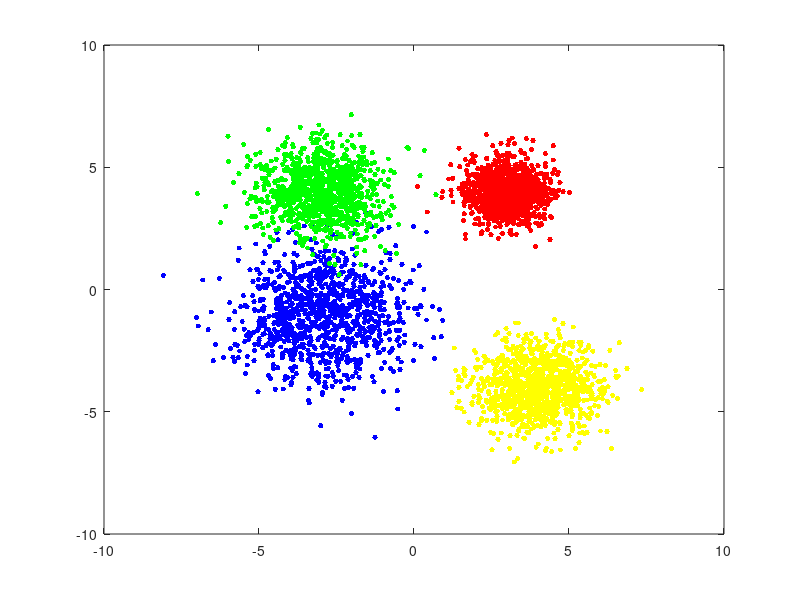

Write the MATLAB code that produced this figure. (Note: this script raises an error after producing the figure.)
clc;
close all;
clear;
% Generating dataset
labels1 = ones(1,1000);
labels2 = repmat(2,1,1000);
labels3 = repmat(3,1,1000);
labels4 = repmat(4,1,1000);
initialLabels = [labels1, labels2, labels3, labels4];
Mean1 = [-3; -1];
Std1 = std(Mean1);
Mean2 = [3; 4];
Std2 = std(Mean2);
Mean3 = [4; -4];
Std3 = 1;
Mean4 = [-3; 4];
Std4 = 1;
samples = 1000; 
data1 = Std1 * randn(2, samples) + repmat(Mean1, 1, samples);
data2 = Std2 * randn(2, samples) + repmat(Mean2, 1, samples);
data3 = Std3 * randn(2, samples) + repmat(Mean3, 1, samples);
data4 = Std4 * randn(2, samples) + repmat(Mean4, 1, samples);

% Plot original dataset
figure;
plot(data1(1, :), data1(2,:),'b.', 'MarkerSize',12);
hold on;
plot(data2(1,:), data2(2,:), 'r.', 'MarkerSize',12);
plot(data3(1,:), data3(2,:), 'y.', 'MarkerSize',12);
plot(data4(1,:), data4(2,:), 'g.', 'MarkerSize',12);
legend('Dataset 1', 'Dataset 2', 'Dataset 3', 'Dataset 4', 'location', 'NW'); 
title('Original Dataset');
hold off;
xlabel('x-value');
ylabel('y-value');
xlim([-10 10]);
ylim([-8 12]);
grid on;

trainData = [data1 data2 data3 data4]; % creating training data

% K-Means from first principles
X = trainData';
K = 4;
max_iterations = 10; %5;
max_k = 10;
elbow_found = false;
k_sumD = zeros(max_k,1);
k_indices = zeros(4000,max_k);
k_mse = zeros(max_k,1);
final_centroids = zeros(max_k,2);
final_indices = zeros(max_k,1);
elbow = 0;
for k = 1:max_k % iterate through multiple K values 
    centroids = initCentroids(X,k);
    sumD = zeros(k,1);
    for i = 1:max_iterations
        indices = reassignPoints(X, centroids); % reassign the indices to the relevant clusters
        [centroids, distances] = computeCentroidsandDistances(X, indices, k); % recalculate centroids, and distances among all clusters
        sumD(i) = distances; 
    end
    k_mse(k) = mse(X, centroids)/k;
    k_sumD(k) = sumD(max_iterations); % Get final distance value for finished iteration of K
    k_indices(:,k) = indices; % Get final indices for finished iteration of K
    if k == 4
        final_centroids = centroids;
        final_indices = indices;
    end
end

% Plotting Calinski-Harabasz evaluation for K means
eva = evalclusters(X, k_indices, 'CalinskiHarabasz');
figure;
plot(eva);
title('Calinski-Harabasz Method for Optimal K');
grid on;

% Plotting Davies-Bouldin
evaDB = evalclusters(X, k_indices, 'DaviesBouldin');
figure;
plot(evaDB);
title('Davies-Bouldin Method for Optimal K');
grid on;

% Plotting each k_mse
figure;
plot(k_mse, 'bo-', 'LineWidth',2);
title('Elbow Method for Optimal K');
    xlabel('K value')
    ylabel('MSE');
    grid on;

% Plotting K-Means
message = sprintf('KMeans Clustering (MaxIterations = %d)', max_iterations);
figure;

plot(trainData(1, final_indices == 1),trainData(2, final_indices == 1),'b.', 'MarkerSize',12);% for 1st cluster
hold on;
plot(trainData(1, final_indices == 2), trainData(2, final_indices == 2), 'r.', 'MarkerSize',12); %for 2nd cluster
plot(trainData(1, final_indices == 3), trainData(2, final_indices == 3), 'y.', 'MarkerSize',12); %for 3rd cluster
plot(trainData(1, final_indices == 4), trainData(2, final_indices == 4), 'g.', 'MarkerSize',12); %for 4th cluster

plot(final_centroids(1,1),final_centroids(1,2),'kx', 'MarkerSize',15,'LineWidth',3); %for the 1st centroid
plot(final_centroids(2,1),final_centroids(2,2),'kx', 'MarkerSize',15,'LineWidth',3); %for the 2nd centroid
plot(final_centroids(3,1),final_centroids(3,2),'kx', 'MarkerSize',15,'LineWidth',3); %for the 3rd centroid
plot(final_centroids(4,1),final_centroids(4,2),'kx', 'MarkerSize',15,'LineWidth',3); %for the 4th centroid

title('K-Means clustering when K = 4')
xlabel('x-value');
ylabel('y-value');
xlim([-10 10]);
ylim([-8 12]);
grid on;

hold off;


% Plotting GMM
figure;
hold on;
gm = fitgmdist(X,4);
scatter(X(:,1),X(:,2),10,'.');

gmPDF = @(x,y) arrayfun(@(x0,y0) pdf(gm,[x0 y0]),x,y);

idx = cluster(gm,X);

gscatter(X(:,1),X(:,2),idx);
fcontour(gmPDF,[[-10,10] [-8 12]]);
legend('Cluster 1','Cluster 2','Cluster 3','Cluster 4','Location','best');
hold off;

% GMM Calinski-Harabasz
evaGMM = evalclusters(X, idx, 'CalinskiHarabasz');

% GMM Davies-Bouldin
evaGMMDB = evalclusters(X, idx, 'DaviesBouldin');


% Plot comparison of Calinski-Harabasz index values
figure;
hold on;
bar(1,[evaGMM.CriterionValues; eva.CriterionValues(1,4)]);
title('Calinski-Harabasz index values for GMM and K-means value (K = 4)');
xlabel('Model');
ylabel('Calinski-Harabasz index')
ylim([12000, 14500])
legend('GMM', 'K-means')
hold off;

% Plot comparison of Davies-Bouldin index values
figure;
hold on;
bar(1,[evaGMMDB.CriterionValues; evaDB.CriterionValues(1,4)]);
title('Davies-Bouldin index values for GMM and K-means value (K = 4)');
xlabel('Model');
ylabel('Davies-Bouldin index')
ylim([0.47, 0.5])
legend('GMM', 'K-means')
hold off;